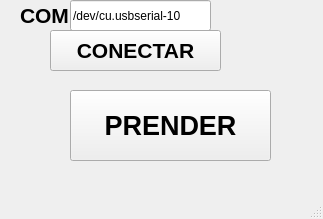
<?xml version="1.0" encoding="UTF-8"?>
<ui version="4.0">
 <class>MainWindow</class>
 <widget class="QMainWindow" name="MainWindow">
  <property name="geometry">
   <rect>
    <x>0</x>
    <y>0</y>
    <width>323</width>
    <height>219</height>
   </rect>
  </property>
  <property name="windowTitle">
   <string>MainWindow</string>
  </property>
  <widget class="QWidget" name="centralwidget">
   <widget class="QPushButton" name="btn_accion">
    <property name="geometry">
     <rect>
      <x>50</x>
      <y>30</y>
      <width>171</width>
      <height>41</height>
     </rect>
    </property>
    <property name="font">
     <font>
      <pointsize>16</pointsize>
      <weight>75</weight>
      <bold>true</bold>
     </font>
    </property>
    <property name="text">
     <string>CONECTAR</string>
    </property>
   </widget>
   <widget class="QLabel" name="label">
    <property name="geometry">
     <rect>
      <x>20</x>
      <y>0</y>
      <width>51</width>
      <height>31</height>
     </rect>
    </property>
    <property name="font">
     <font>
      <pointsize>16</pointsize>
      <weight>75</weight>
      <bold>true</bold>
     </font>
    </property>
    <property name="text">
     <string>COM:</string>
    </property>
   </widget>
   <widget class="QLineEdit" name="txt_com">
    <property name="geometry">
     <rect>
      <x>70</x>
      <y>0</y>
      <width>141</width>
      <height>31</height>
     </rect>
    </property>
    <property name="text">
     <string>/dev/cu.usbserial-10</string>
    </property>
   </widget>
   <widget class="QPushButton" name="btn_control">
    <property name="geometry">
     <rect>
      <x>70</x>
      <y>90</y>
      <width>201</width>
      <height>71</height>
     </rect>
    </property>
    <property name="font">
     <font>
      <pointsize>20</pointsize>
      <weight>75</weight>
      <bold>true</bold>
     </font>
    </property>
    <property name="text">
     <string>PRENDER</string>
    </property>
   </widget>
  </widget>
  <widget class="QMenuBar" name="menubar">
   <property name="geometry">
    <rect>
     <x>0</x>
     <y>0</y>
     <width>323</width>
     <height>24</height>
    </rect>
   </property>
  </widget>
  <widget class="QStatusBar" name="statusbar"/>
 </widget>
 <resources/>
 <connections/>
</ui>
